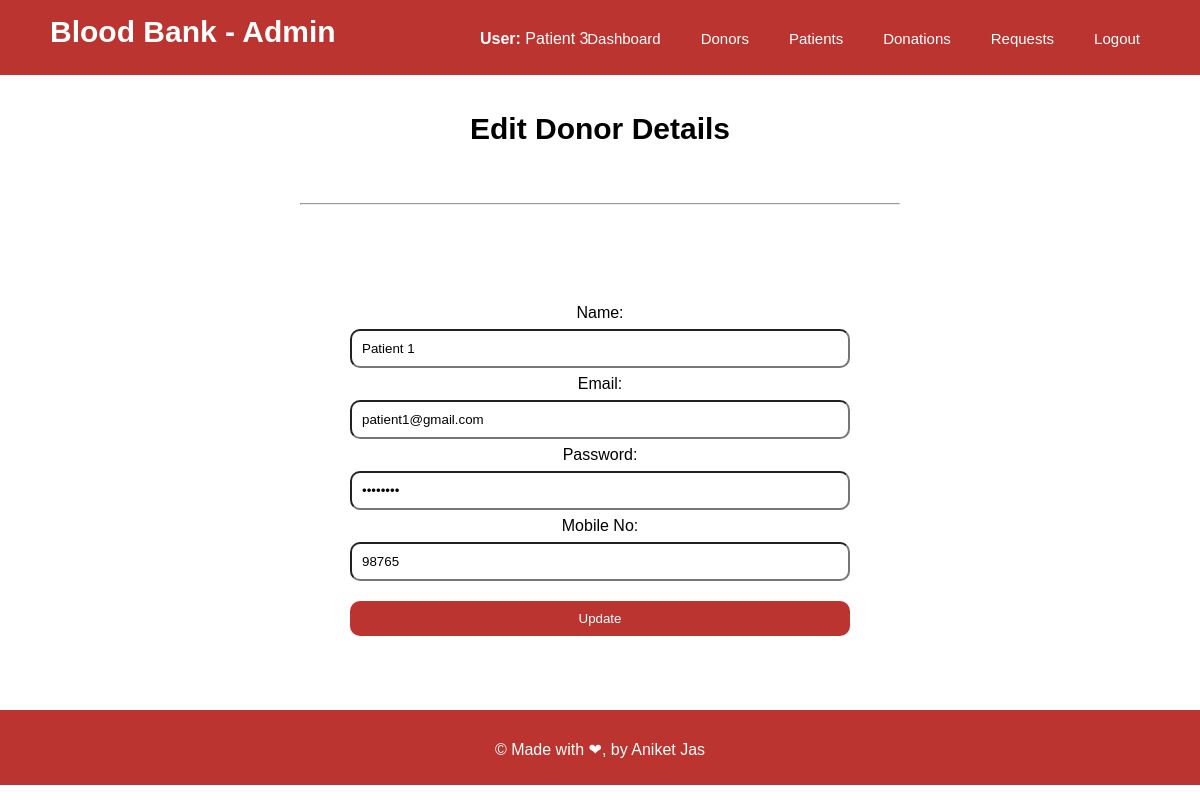
Screenshot of /admin/editpatient.php?id=100 (signed in) with the database file from the repository.
### tables this page shows
CREATE TABLE `patients` (
  `id` int NOT NULL AUTO_INCREMENT,
  `name` varchar(50) NOT NULL,
  `email` varchar(50) NOT NULL,
  `password` varchar(20) NOT NULL,
  `mobile` varchar(10) DEFAULT NULL,
  PRIMARY KEY (`id`)
);

### admin/editpatient.php (the view, shortened to what this page needs)
<html>
    <head>
        <link rel="stylesheet" href="../css/admindashboard.css?v=<?php echo time(); ?>">
        <link rel="stylesheet" href="../css/donordetails.css?v=<?php echo time(); ?>">
        <link rel="stylesheet" href="../css/editdonor.css?v=<?php echo time(); ?>">
    </head>
    <body>
    <?php
        $name = $_SESSION['uid'];
            echo "<div class='navbar'>
            <p class='title'>Blood Bank - Admin</p>
            <p class='name'><b>User:</b> $name</p>
            <ul>
                <li><a href='admindashboard.php'>Dashboard</a></li>
                <li><a href='donordetails.php'>Donors</a></li>
                <li><a href='patientdetails.php'>Patients</a></li>
                <li><a href='donationrequest.php'>Donations</a></li>
                <li><a href='bloodrequest.php'>Requests</a></li>
                <li><a href='../logout.php'>Logout</a></li>
            </ul>
        </div>";
        $id = $_GET['id'];
        $con = mysqli_connect('localhost', 'root', '8338', 'bloodbank');
        $q = "select * from patients where id='$id'";
        $rs = mysqli_query($con,$q);
        if($row = mysqli_fetch_array($rs)){
            echo "
            <div class='form'>
            <p class='dd'>Edit Donor Details</p><hr>
            <form method='get' action='updatepatient.php'>
                <input type='text' value='$row[id]' name='id' style='display:none'/><br>
                <p><p>Name:</p> <input type='text' value='$row[name]' name='name'/><br>
                <p>Email:</p> <input type='text' value='$row[email]' name='email'/><br>
                <p>Password: </p><input type='password' value='$row[password]' name='pass'/><br>
                <p> Mobile No:</p> <input type='text' value='$row[mobile]' name='mob'/><br>
                <input type='submit' value='Update' class='button'/>
            </form></div>
            ";
        }
        ?>
<div class="footer">&copy; Made with &#10084;, by Aniket Jas</div>
    </body>
</html>

### css/admindashboard.css (style rules this page uses)
* { margin: 0; padding: 0; font-family: Arial, Helvetica, sans-serif; box-sizing: border-box; }
.navbar { width: 100%; height: 75px; background-color: #bb342f; }
.navbar .title { float: left; width: 40%; color: white; font-size: 30px; font-weight: 900; padding-left: 50px; padding-top: 15px; }
.navbar .name { float: left; width: 15%; color: white; padding-top: 30px; }
.navbar ul { float: left; display: flex; justify-content: flex-end; padding-right: 40px; width: 45%; }
li { float: left; list-style: none; margin: 20px; margin-top: 30px; }
li a { color: white; text-decoration: none; font-size: 15px; }
.footer { height: 75px; width: 100%; background-color: #bb342f; color: white; text-align: center; padding-top: 30px; }

### css/donordetails.css (style rules this page uses)
* { margin: 0; padding: 0; font-family: Arial, Helvetica, sans-serif; box-sizing: border-box; }
.footer { height: 75px; width: 100%; background-color: #bb342f; color: white; text-align: center; padding-top: 30px; }

### css/editdonor.css (style rules this page uses)
* { margin: 0; padding: 0; font-family: Arial, Helvetica, sans-serif; box-sizing: border-box; }
.form { width: 100%; min-height: 79.4%; display: flex; justify-content: center; align-items: center; flex-wrap: wrap; }
.dd { width: 100%; font-size: 30px; font-weight: 600; padding-bottom: 20px; text-align: center; }
hr { width: 50%; align-self: flex-start; }
form { width: 100%; text-align: center; align-self: flex-start; }
form input, form textarea { width: 500px; padding: 10px; border-radius: 10px; }
form p { line-height: 2; }
form .button { margin-top: 20px; background-color: #bb342f; color: white; border: none; }

### rows the page displays
patients: name "Patient 1", email "patient1@gmail.com", mob "98765"

### other values shown
$name "Patient 3"
